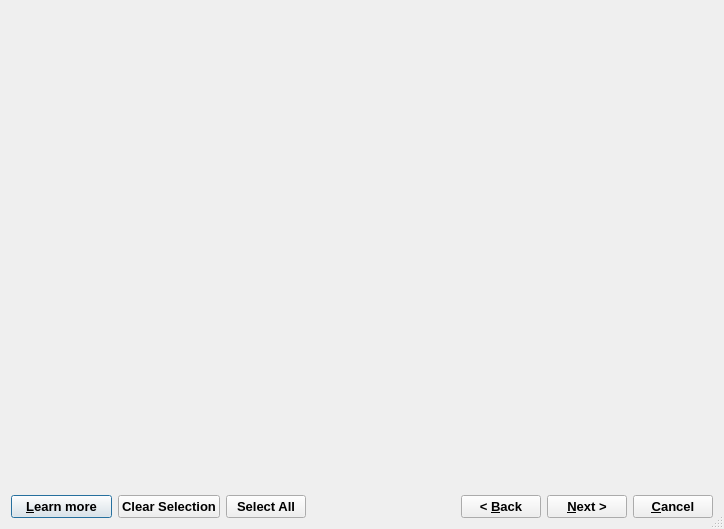
<?xml version="1.0" encoding="UTF-8"?>
<ui version="4.0">
 <class>SelectElements</class>
 <widget class="QDialog" name="SelectElements">
  <property name="windowModality">
   <enum>Qt::WindowModal</enum>
  </property>
  <property name="geometry">
   <rect>
    <x>0</x>
    <y>0</y>
    <width>724</width>
    <height>529</height>
   </rect>
  </property>
  <property name="sizePolicy">
   <sizepolicy hsizetype="Expanding" vsizetype="Expanding">
    <horstretch>0</horstretch>
    <verstretch>0</verstretch>
   </sizepolicy>
  </property>
  <property name="font">
   <font>
    <pointsize>10</pointsize>
   </font>
  </property>
  <property name="windowTitle">
   <string>Selection of Independent Components into Modelling Project</string>
  </property>
  <property name="sizeGripEnabled">
   <bool>true</bool>
  </property>
  <property name="modal">
   <bool>true</bool>
  </property>
  <layout class="QVBoxLayout" name="verticalLayout_2">
   <item>
    <widget class="QStackedWidget" name="stackedWidget">
     <property name="sizePolicy">
      <sizepolicy hsizetype="Preferred" vsizetype="Preferred">
       <horstretch>0</horstretch>
       <verstretch>0</verstretch>
      </sizepolicy>
     </property>
     <property name="currentIndex">
      <number>1</number>
     </property>
     <widget class="QWidget" name="page">
      <layout class="QGridLayout" name="gridLayout">
       <item row="1" column="0" colspan="2">
        <widget class="Line" name="line">
         <property name="orientation">
          <enum>Qt::Horizontal</enum>
         </property>
        </widget>
       </item>
       <item row="0" column="0" colspan="2">
        <widget class="QLabel" name="pageName">
         <property name="sizePolicy">
          <sizepolicy hsizetype="Preferred" vsizetype="Fixed">
           <horstretch>0</horstretch>
           <verstretch>0</verstretch>
          </sizepolicy>
         </property>
         <property name="font">
          <font>
           <weight>75</weight>
           <bold>true</bold>
          </font>
         </property>
         <property name="text">
          <string>Step 1 - Selection of databases</string>
         </property>
        </widget>
       </item>
      </layout>
     </widget>
     <widget class="QWidget" name="page_2">
      <layout class="QGridLayout" name="gridLayout_2"/>
     </widget>
     <widget class="QWidget" name="page_3">
      <layout class="QVBoxLayout" name="verticalLayout">
       <item>
        <widget class="QLabel" name="pageName_2">
         <property name="sizePolicy">
          <sizepolicy hsizetype="Preferred" vsizetype="Fixed">
           <horstretch>0</horstretch>
           <verstretch>0</verstretch>
          </sizepolicy>
         </property>
         <property name="font">
          <font>
           <weight>75</weight>
           <bold>true</bold>
          </font>
         </property>
         <property name="text">
          <string>Step 3 - Selection of ReactionSet</string>
         </property>
        </widget>
       </item>
       <item>
        <widget class="Line" name="line_2">
         <property name="orientation">
          <enum>Qt::Horizontal</enum>
         </property>
        </widget>
       </item>
      </layout>
     </widget>
    </widget>
   </item>
   <item>
    <layout class="QHBoxLayout">
     <item>
      <widget class="QPushButton" name="bHelp">
       <property name="font">
        <font>
         <weight>75</weight>
         <bold>true</bold>
        </font>
       </property>
       <property name="text">
        <string>   &amp;Learn more   </string>
       </property>
       <property name="shortcut">
        <string>F1</string>
       </property>
      </widget>
     </item>
     <item>
      <widget class="QPushButton" name="bReset">
       <property name="font">
        <font>
         <weight>75</weight>
         <bold>true</bold>
        </font>
       </property>
       <property name="text">
        <string>Clear Selection</string>
       </property>
      </widget>
     </item>
     <item>
      <widget class="QPushButton" name="bSelectAll">
       <property name="font">
        <font>
         <weight>75</weight>
         <bold>true</bold>
        </font>
       </property>
       <property name="text">
        <string>Select All</string>
       </property>
      </widget>
     </item>
     <item>
      <spacer>
       <property name="orientation">
        <enum>Qt::Horizontal</enum>
       </property>
       <property name="sizeHint" stdset="0">
        <size>
         <width>40</width>
         <height>20</height>
        </size>
       </property>
      </spacer>
     </item>
     <item>
      <widget class="QPushButton" name="bBack">
       <property name="font">
        <font>
         <weight>75</weight>
         <bold>true</bold>
        </font>
       </property>
       <property name="text">
        <string>&lt; &amp;Back</string>
       </property>
      </widget>
     </item>
     <item>
      <widget class="QPushButton" name="bNext">
       <property name="font">
        <font>
         <weight>75</weight>
         <bold>true</bold>
        </font>
       </property>
       <property name="text">
        <string>&amp;Next &gt;</string>
       </property>
      </widget>
     </item>
     <item>
      <widget class="QPushButton" name="pCancelButton">
       <property name="font">
        <font>
         <weight>75</weight>
         <bold>true</bold>
        </font>
       </property>
       <property name="text">
        <string> &amp;Cancel </string>
       </property>
      </widget>
     </item>
    </layout>
   </item>
  </layout>
 </widget>
 <layoutdefault spacing="6" margin="11"/>
 <resources/>
 <connections>
  <connection>
   <sender>pCancelButton</sender>
   <signal>clicked()</signal>
   <receiver>SelectElements</receiver>
   <slot>reject()</slot>
   <hints>
    <hint type="sourcelabel">
     <x>651</x>
     <y>524</y>
    </hint>
    <hint type="destinationlabel">
     <x>351</x>
     <y>276</y>
    </hint>
   </hints>
  </connection>
 </connections>
</ui>
